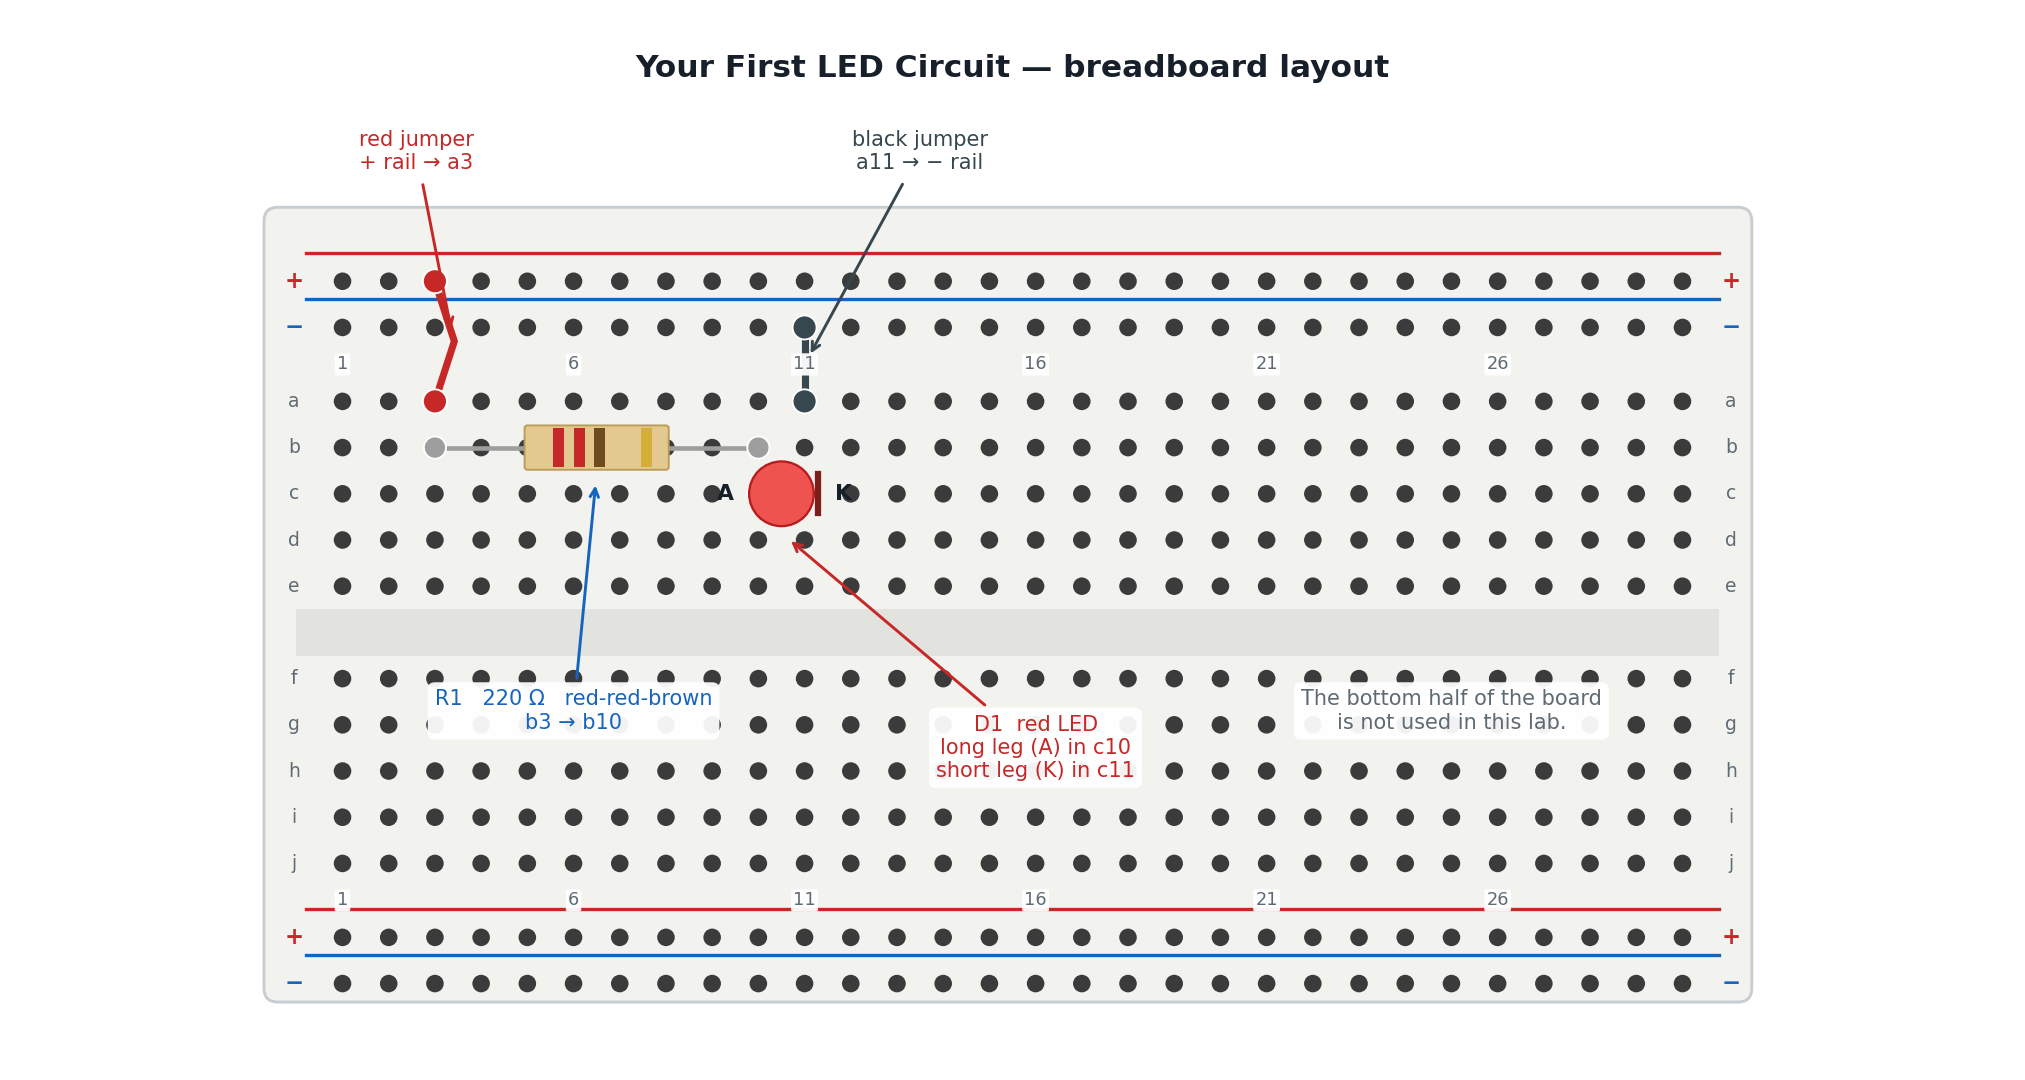

Source code (Python):
#!/usr/bin/env python3
"""Render the breadboard layout for the "Your First LED Circuit" lab.

The hole positions drawn here are the same ones the lab's build steps name, so
a student can hold the picture beside the page and match them one for one. If
the steps ever change, change them here too - a layout picture that disagrees
with the instructions is worse than no picture at all.

Layout:
    red jumper    + rail  ->  a3
    R1 220 ohm    b3      ->  b9
    D1 red LED    anode c9, cathode c10
    black jumper  a10     ->  - rail

Column 3's five holes (a3-e3) are one connected group, so the red jumper and the
resistor's left leg meet there without touching. Same for column 9, where the
resistor's right leg meets the LED's anode, and column 10, where the LED's
cathode meets the black jumper.

The two jumpers sit in different columns so their vertical runs never cross the
components, and the callouts are placed off the board - in the unused bottom
half and above the top rail - so no label sits on top of a hole a student is
trying to count.

Usage:
    python3 breadboard-layout.py breadboard-layout.png
"""

import argparse
from pathlib import Path

import matplotlib

matplotlib.use("Agg")

import matplotlib.pyplot as plt
from matplotlib.patches import Circle, FancyBboxPatch, Rectangle

COLS = 30
ROWS_TOP = ["a", "b", "c", "d", "e"]
ROWS_BOT = ["f", "g", "h", "i", "j"]

PITCH = 1.0
Y = {}
for i, r in enumerate(ROWS_TOP):
    Y[r] = 9.0 - i * PITCH
for i, r in enumerate(ROWS_BOT):
    Y[r] = 3.0 - i * PITCH
Y_PLUS_TOP, Y_MINUS_TOP = 11.6, 10.6
Y_PLUS_BOT, Y_MINUS_BOT = -2.6, -3.6

INK = "#17202a"
BOARD = "#f2f2ef"
HOLE = "#3b3b3b"
RED = "#c62828"
BLUE = "#1565c0"
GREEN = "#2e7d32"
GRAY = "#5f6b73"
TAN = "#e3c98f"


def col_x(c):
    return c * PITCH


def draw_board(ax):
    ax.add_patch(FancyBboxPatch(
        (col_x(1) - 1.4, Y_PLUS_BOT - 1.1), COLS * PITCH + 1.6, 16.6,
        boxstyle="round,pad=0.3", facecolor=BOARD, edgecolor="#c8cdd1", linewidth=1.4))

    # Centre channel - the gap that isolates the top half from the bottom half.
    # It must sit strictly between rows e and f; overlapping row e would tell a
    # student that row e is dead, which is the opposite of true.
    ax.add_patch(Rectangle((col_x(1) - 1.0, Y["f"] + 0.5), COLS * PITCH + 0.8,
                           Y["e"] - Y["f"] - 1.0, facecolor="#e2e2de", edgecolor="none"))

    for rail_y, colour, sign in ((Y_PLUS_TOP, RED, "+"), (Y_MINUS_TOP, BLUE, "−"),
                                 (Y_PLUS_BOT, RED, "+"), (Y_MINUS_BOT, BLUE, "−")):
        ax.plot([col_x(1) - 0.8, col_x(COLS) + 0.8], [rail_y + 0.62] * 2,
                color=colour, linewidth=1.6, zorder=1)
        for c in range(1, COLS + 1):
            ax.add_patch(Circle((col_x(c), rail_y), 0.19, facecolor=HOLE, edgecolor="none"))
        for x in (col_x(1) - 1.05, col_x(COLS) + 1.05):
            ax.text(x, rail_y, sign, color=colour, fontsize=11, ha="center", va="center",
                    fontweight="bold")

    for row in ROWS_TOP + ROWS_BOT:
        for c in range(1, COLS + 1):
            ax.add_patch(Circle((col_x(c), Y[row]), 0.19, facecolor=HOLE, edgecolor="none"))
        for x in (col_x(1) - 1.05, col_x(COLS) + 1.05):
            ax.text(x, Y[row], row, color=GRAY, fontsize=9, ha="center", va="center")

    # Row letters and column numbers are what the build steps refer to, so they
    # are drawn above the wires with an opaque halo - a jumper passing over a
    # column number must not be able to hide it.
    halo = dict(boxstyle="round,pad=0.12", facecolor="white", edgecolor="none", alpha=0.95)
    for c in range(1, COLS + 1, 5):
        for y in (Y["a"] + 0.8, Y["j"] - 0.8):
            ax.text(col_x(c), y, str(c), color=GRAY, fontsize=8.5, ha="center",
                    va="center", bbox=halo, zorder=11)


def jumper(ax, xy1, xy2, colour, bow=0.0):
    """A jumper wire, drawn with the seated ends a student should check.

    `bow` pushes the middle of the run sideways. It matters when a wire passes a
    rail it does not connect to: drawn dead straight, the wire looks like it is
    plugged into every hole it crosses.
    """
    if bow:
        mx = (xy1[0] + xy2[0]) / 2 + bow
        my = (xy1[1] + xy2[1]) / 2
        xs, ys = [xy1[0], mx, xy2[0]], [xy1[1], my, xy2[1]]
    else:
        xs, ys = [xy1[0], xy2[0]], [xy1[1], xy2[1]]
    ax.plot(xs, ys, color=colour, linewidth=3.4, solid_capstyle="round",
            solid_joinstyle="round", zorder=4)
    for p in (xy1, xy2):
        ax.add_patch(Circle(p, 0.26, facecolor=colour, edgecolor="white",
                            linewidth=0.9, zorder=5))


def resistor(ax, xy1, xy2):
    ax.plot([xy1[0], xy2[0]], [xy1[1], xy2[1]], color="#9e9e9e", linewidth=2.2, zorder=4)
    for p in (xy1, xy2):
        ax.add_patch(Circle(p, 0.24, facecolor="#9e9e9e", edgecolor="white",
                            linewidth=0.9, zorder=5))
    cx = (xy1[0] + xy2[0]) / 2
    cy = xy1[1]
    ax.add_patch(FancyBboxPatch((cx - 1.5, cy - 0.42), 3.0, 0.84,
                                boxstyle="round,pad=0.06", facecolor=TAN,
                                edgecolor="#b99b58", linewidth=0.9, zorder=6))
    # red-red-brown-gold = 220 ohm, 5%
    for dx, colour in ((-0.95, RED), (-0.5, RED), (-0.05, "#6d4c1f"), (0.95, "#d4af37")):
        ax.add_patch(Rectangle((cx + dx, cy - 0.42), 0.24, 0.84,
                               facecolor=colour, edgecolor="none", zorder=7))


def led(ax, anode_xy, cathode_xy):
    """Top-down 5 mm LED: the body sits over its two holes, flat edge on the K side."""
    cx = (anode_xy[0] + cathode_xy[0]) / 2
    cy = anode_xy[1]
    for p in (anode_xy, cathode_xy):
        ax.add_patch(Circle(p, 0.24, facecolor="#9e9e9e", edgecolor="white",
                            linewidth=0.9, zorder=5))
    ax.add_patch(Circle((cx, cy), 0.7, facecolor="#ef5350", edgecolor="#b71c1c",
                        linewidth=1.1, zorder=6))
    # The flat edge on the rim marks the cathode side
    ax.plot([cathode_xy[0] + 0.3, cathode_xy[0] + 0.3], [cy - 0.42, cy + 0.42],
            color="#7f1d1d", linewidth=3.0, zorder=7)
    ax.text(anode_xy[0] - 0.72, cy, "A", color=INK, fontsize=10.5, ha="center",
            va="center", fontweight="bold", zorder=8)
    ax.text(cathode_xy[0] + 0.85, cy, "K", color=INK, fontsize=10.5, ha="center",
            va="center", fontweight="bold", zorder=8)


def callout(ax, text, xy, xytext, colour):
    """Labels get an opaque backing so they stay readable over the hole grid."""
    ax.annotate(text, xy=xy, xytext=xytext, color=colour, fontsize=10,
                ha="center", va="center", zorder=10,
                bbox=dict(boxstyle="round,pad=0.34", facecolor="white",
                          edgecolor="none", alpha=0.94),
                arrowprops=dict(arrowstyle="->", color=colour, linewidth=1.4,
                                shrinkA=2, shrinkB=6))


def build(output):
    fig, ax = plt.subplots(figsize=(13.5, 7.2))

    draw_board(ax)

    a3 = (col_x(3), Y["a"])
    b3, b10 = (col_x(3), Y["b"]), (col_x(10), Y["b"])
    c10, c11 = (col_x(10), Y["c"]), (col_x(11), Y["c"])
    a11 = (col_x(11), Y["a"])

    # The red jumper crosses the - rail on its way down, so it is bowed aside.
    jumper(ax, (col_x(3), Y_PLUS_TOP), a3, RED, bow=0.42)
    resistor(ax, b3, b10)
    led(ax, c10, c11)
    jumper(ax, a11, (col_x(11), Y_MINUS_TOP), "#37474f")

    # Callouts live off the board: the jumpers above the top rail, the two
    # components below in the half of the board this lab never uses.
    callout(ax, "red jumper\n+ rail → a3", (col_x(3.4), (Y_PLUS_TOP + Y["a"]) / 2),
            (col_x(2.6), Y_PLUS_TOP + 2.8), RED)
    callout(ax, "black jumper\na11 → − rail", (col_x(11), (Y_MINUS_TOP + Y["a"]) / 2),
            (col_x(13.5), Y_PLUS_TOP + 2.8), "#37474f")
    callout(ax, "R1   220 Ω   red-red-brown\nb3 → b10",
            (col_x(6.5), Y["b"] - 0.55), (col_x(6.0), Y["g"] + 0.3), BLUE)
    callout(ax, "D1  red LED\nlong leg (A) in c10\nshort leg (K) in c11",
            (col_x(10.5), Y["c"] - 0.85), (col_x(16.0), Y["h"] + 0.5), RED)

    ax.text(col_x(25.0), Y["g"] + 0.3,
            "The bottom half of the board\nis not used in this lab.",
            color=GRAY, fontsize=10, ha="center", va="center",
            bbox=dict(boxstyle="round,pad=0.34", facecolor="white",
                      edgecolor="none", alpha=0.94), zorder=10)
    ax.text(col_x(15.5), Y_PLUS_TOP + 4.6,
            "Your First LED Circuit — breadboard layout",
            color=INK, fontsize=15, ha="center", va="center", fontweight="bold")

    ax.set_xlim(col_x(1) - 3.0, col_x(COLS) + 3.0)
    ax.set_ylim(Y_MINUS_BOT - 1.6, Y_PLUS_TOP + 5.6)
    ax.set_aspect("equal")
    ax.axis("off")
    fig.tight_layout()
    fig.savefig(output, dpi=150, facecolor="white")
    print(f"wrote {output}")


if __name__ == "__main__":
    parser = argparse.ArgumentParser(description=__doc__)
    parser.add_argument("output", type=Path, help="output .png path")
    build(parser.parse_args().output)
